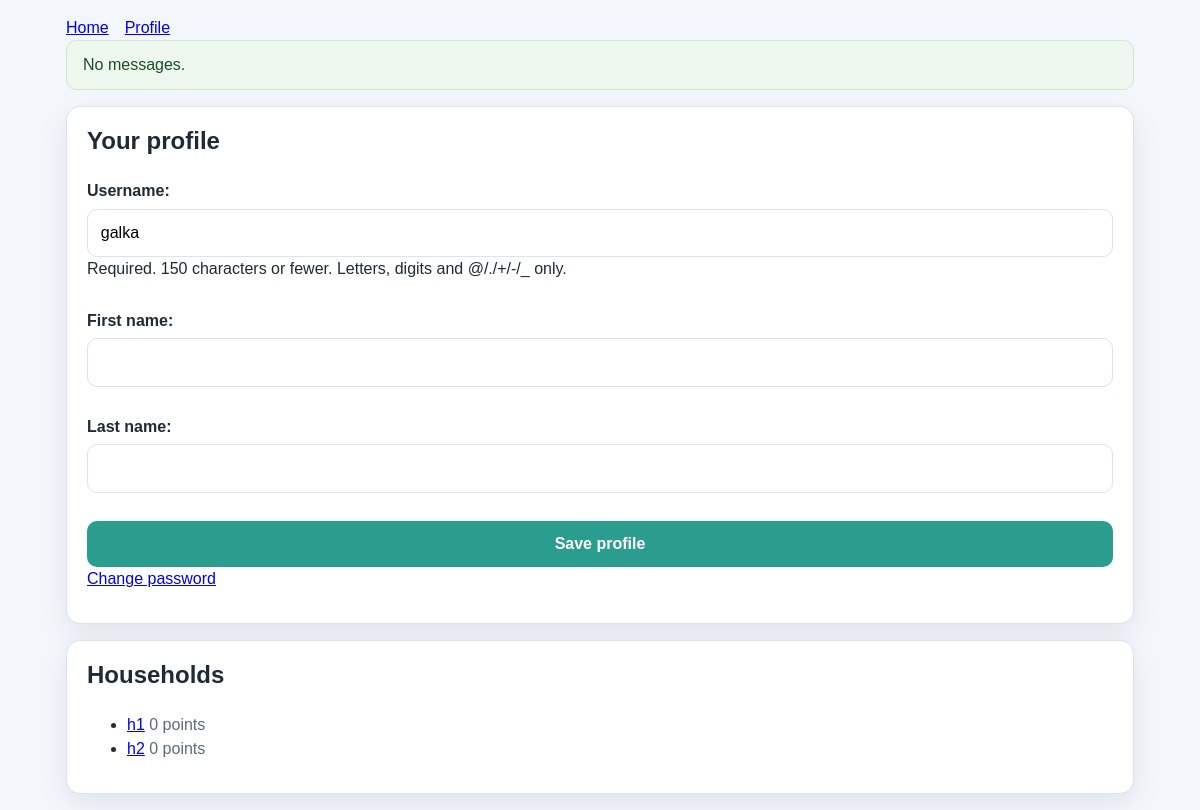
Screenshot of /profile/ (signed in) with the database file from the repository.
### chores/models.py (models this page shows, shortened)
class HouseholdMember(models.Model):
	household = models.ForeignKey(Household, on_delete=models.CASCADE, related_name="members")
	user = models.ForeignKey(User, on_delete=models.CASCADE, related_name="household_memberships")
	joined_at = models.DateTimeField(auto_now_add=True)
	points = models.PositiveIntegerField(default=0)
	class Meta:
		constraints = [
			models.UniqueConstraint(fields=("household", "user"), name="unique_household_member"),
		]
		ordering = ("joined_at",)

class Household(models.Model):
	name = models.CharField(max_length=100)
	invite_token = models.UUIDField(default=uuid.uuid4, unique=True, editable=False)
	created_by = models.ForeignKey(User, on_delete=models.CASCADE, related_name="households_created")
	created_at = models.DateTimeField(auto_now_add=True)

### chores/views.py (the view)
# urls.py: path("profile/", views.profile, name="profile"),
@login_required
def profile(request):
	form = ProfileForm(request.POST or None, instance=request.user)
	if form.is_valid():
		form.save()
		messages.success(request, "Your profile has been updated.")
		return redirect("profile")
	return render(request, "registration/profile.html", {
		"form": form,
		"memberships": request.user.household_memberships.select_related("household"),
	})

### chores/forms.py
class ProfileForm(forms.ModelForm):
    class Meta:
        model = User
        fields = ("username", "first_name", "last_name")

### chores/templates/registration/profile.html (shortened to what this page needs)
{% extends "base.html" %}
{% block content %}
<div class="stack">
    <section class="panel">
        <h1>Your profile</h1>
        <form method="post">
            {{ form.as_p }}
            <button type="submit">Save profile</button>
        </form>
        <p><a href="{% url 'password-change' %}">Change password</a></p>
    </section>
    <section class="panel">
        <h2>Households</h2>
        {% if memberships %}
            <ul>
                {% for membership in memberships %}
                    <li>
                        <a href="{% url 'household-detail' membership.household.id %}">{{ membership.household.name }}</a>
                        <span class="muted">{{ membership.points }} points</span>
                    </li>
                {% endfor %}
            </ul>
        {% else %}
            <p class="muted">You do not participate in any households yet.</p>
        {% endif %}
    </section>
</div>
{% endblock %}

### chores/templates/base.html (style rules this page uses)
:root { color-scheme: light; --bg: #f3f6fb; --panel: #ffffff; --border: #dbe3ee; --text: #1f2a37; --muted: #5c6b7a; --accent: #2a9d8f; --accent-dark: #1f6d63; --danger: #b42318; --shadow: 0 10px 30px rgba(15, 23, 42, 0.08); }
* { box-sizing: border-box; }
body { margin: 0; font-family: Arial, sans-serif; background: var(--bg); color: var(--text); line-height: 1.5; }
.panel { background: var(--panel); border: 1px solid var(--border); border-radius: 14px; box-shadow: var(--shadow); padding: 1rem 1.25rem; }
h1, h2, h3 { margin-top: 0; }
p, ul, dl { margin-top: 0; }
form { display: grid; gap: 0.75rem; }
label { display: block; font-weight: 600; margin-bottom: 0.35rem; }
input, select, textarea, button { width: 100%; max-width: 100%; padding: 0.7rem 0.8rem; border-radius: 10px; border: 1px solid var(--border); font: inherit; }
button { background: var(--accent); color: #fff; border: none; cursor: pointer; font-weight: 700; }
.stack { display: grid; gap: 1rem; }
.muted { color: var(--muted); }

### rows the page displays
HouseholdMember: household.name "h1", points "0"
HouseholdMember: household.name "h2", points "0"
